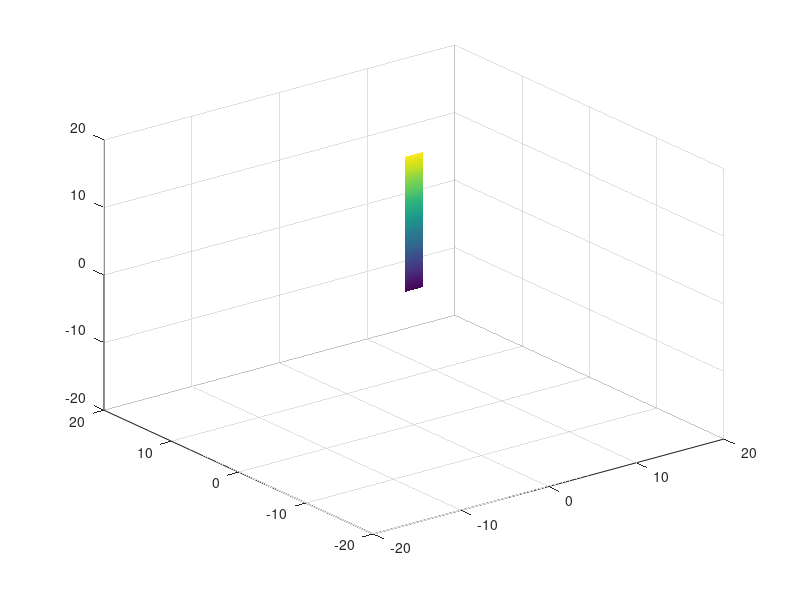

Write the MATLAB code that produced this figure.
% DO NOT CHANGE THIS LINE %%%%%%%%%%%%%%%%%%%%%%%%%%%%%%%%%%%%%%%%%%%%%%%%%
function ABCs_animation2()
%%%%%%%%%%%%%%%%%%%%%%%%%%%%%%%%%%%%%%%%%%%%%%%%%%%%%%%%%%%%%%%%%%%%%%%%%%%

% ABCs of Animation
%
whitebg([1,1,1])
% Directions:
%   Complete the incomplete animation script of a rotating cylinder.
%   There are 6 tasks total.

% Initialize data for a cylinder.
[xx, yy, zz] = cylinder(linspace(1,1,20));
% Make the cyclinder 20 units long.
zz = zz.*20;
% 1. Flatten the cylinder along the y direction by multilying all of the yy
%    values by 0
yy = yy.*0;
% make a surface and create a handle for the surface.
hcyl = surf(xx,yy,zz);
% 2. Call "shading interp" to remove the grid lines.
shading interp
% 3. Set lower bound of every axis to -20 and the upper bound to 20.
axis([-20 20 -20 20 -20 20])
% 4. Set the view to be the default 3D view.
view(3)
% Set the rotation direction around the y-axis.
direction = [0 1 0];
% Initialize go to be true and degrees to be 0.
go = true;
degrees = 0;
while go
    % 5. Use the rotate() fucntion to rotate the surface around the y-axis by
    %    1 degrees.
    rotate(hcyl,direction,1);
    % Keep track of how may degrees the cyclinder has rotated.
    degrees = degrees + 1;
    % Check to see if the cyclinder h
    go = ~(degrees == 360);
    % 6. Pause the animation for 0.01 seconds.
    pause(0.01)
end
end
